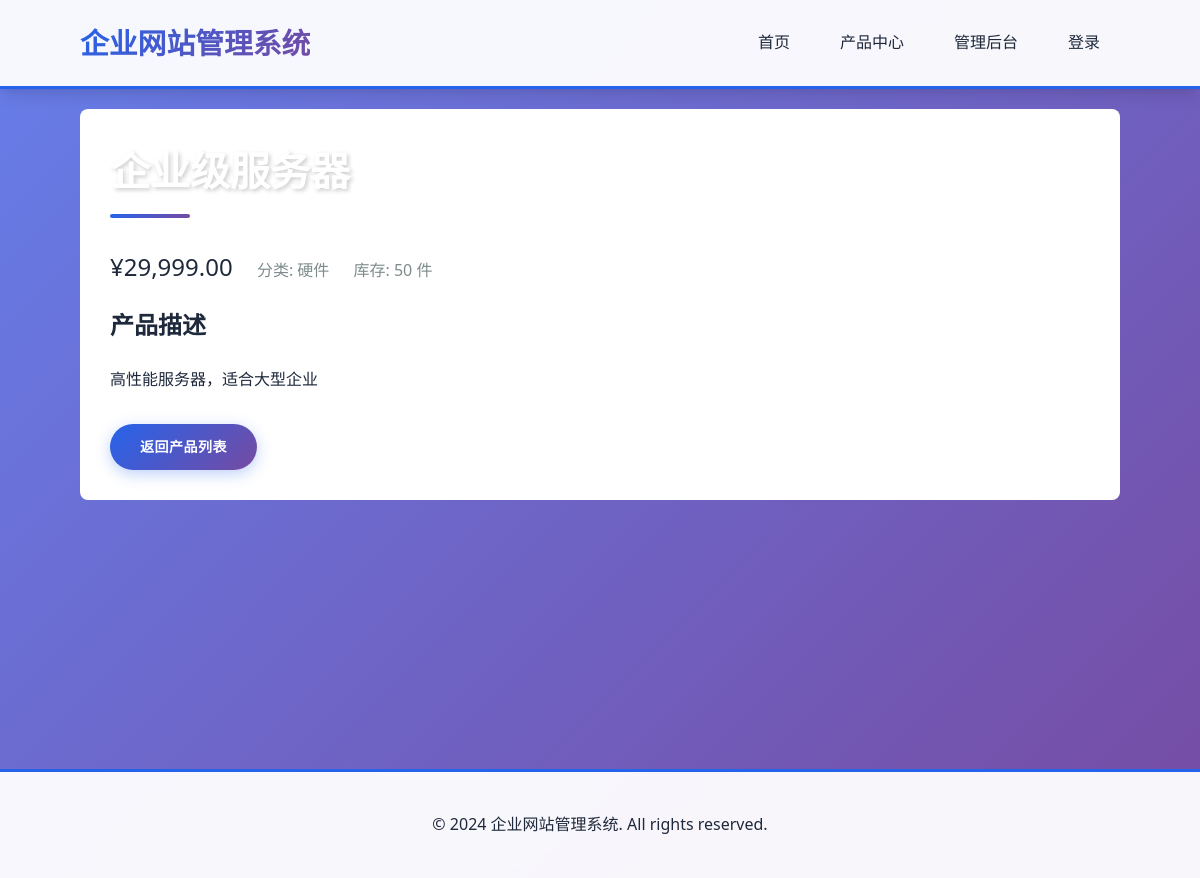
Page /product_detail.php?id=1 on the committed database.
### tables this page shows
CREATE TABLE IF NOT EXISTS products (
    id INT AUTO_INCREMENT PRIMARY KEY,
    name VARCHAR(100) NOT NULL,
    description TEXT,
    price DECIMAL(10,2),
    category VARCHAR(50),
    stock INT DEFAULT 0,
    image_url VARCHAR(255),
    created_at TIMESTAMP DEFAULT CURRENT_TIMESTAMP
);

### product_detail.php (the view, shortened to what this page needs)
<?php
require_once 'config/database.php';
$id = isset($_GET['id']) ? $_GET['id'] : 0;
$sql = "SELECT * FROM products WHERE id = $id";
$result = $pdo->query($sql);
$product = $result->fetch(PDO::FETCH_ASSOC);
include 'includes/header.php';
?>
<div style="background: white; padding: 30px; border-radius: 8px;">
    <h2><?php echo htmlspecialchars($product['name']); ?></h2>
    <div style="margin: 20px 0;">
        <span class="price" style="font-size: 24px;">¥<?php echo number_format($product['price'], 2); ?></span>
        <span style="margin-left: 20px; color: #7f8c8d;">分类: <?php echo htmlspecialchars($product['category']); ?></span>
        <span style="margin-left: 20px; color: #7f8c8d;">库存: <?php echo $product['stock']; ?> 件</span>
    </div>
    <h3>产品描述</h3>
    <p style="line-height: 1.8;"><?php echo nl2br(htmlspecialchars($product['description'])); ?></p>
    <div style="margin-top: 30px;">
        <a href="/OA/products.php" class="btn">返回产品列表</a>
    </div>
</div>
<?php include 'includes/footer.php'; ?>

### assets/style.css (style rules this page uses)
:root { --primary-color: #2563eb; --primary-dark: #1e40af; --secondary-color: #64748b; --success-color: #10b981; --danger-color: #ef4444; --dark-color: #1e293b; --light-color: #f8fafc; --border-color: #e2e8f0; --shadow: 0 10px 15px -3px rgba(0, 0, 0, 0.1), 0 4px 6px -2px rgba(0, 0, 0, 0.05); --shadow-lg: 0 20px 25px -5px rgba(0, 0, 0, 0.1), 0 10px 10px -5px rgba(0, 0, 0, 0.04); }
* { margin: 0; padding: 0; box-sizing: border-box; }
body { font-family: 'Segoe UI', 'Microsoft YaHei', -apple-system, BlinkMacSystemFont, sans-serif; line-height: 1.6; color: var(--dark-color); background: linear-gradient(135deg, #667eea 0%, #764ba2 100%); min-height: 100vh; }
h2 { font-size: 2.5em; margin-bottom: 30px; color: white; text-shadow: 2px 2px 4px rgba(0, 0, 0, 0.2); position: relative; padding-bottom: 15px; }
h2::after { content: ''; position: absolute; bottom: 0; left: 0; width: 80px; height: 4px; background: linear-gradient(135deg, var(--primary-color), #764ba2); border-radius: 2px; }
h3 { font-size: 1.5em; margin-bottom: 20px; color: var(--dark-color); }
.btn { display: inline-block; padding: 12px 30px; background: linear-gradient(135deg, var(--primary-color), #764ba2); color: white; text-decoration: none; border-radius: 50px; border: none; cursor: pointer; transition: all 0.3s ease; font-weight: 600; text-transform: uppercase; letter-spacing: 0.5px; font-size: 14px; box-shadow: 0 4px 15px rgba(37, 99, 235, 0.3); }

### rows in the picture
products: name "企业级服务器", price "29,999.00", category "硬件", stock "50", description "高性能服务器，适合大型企业"
